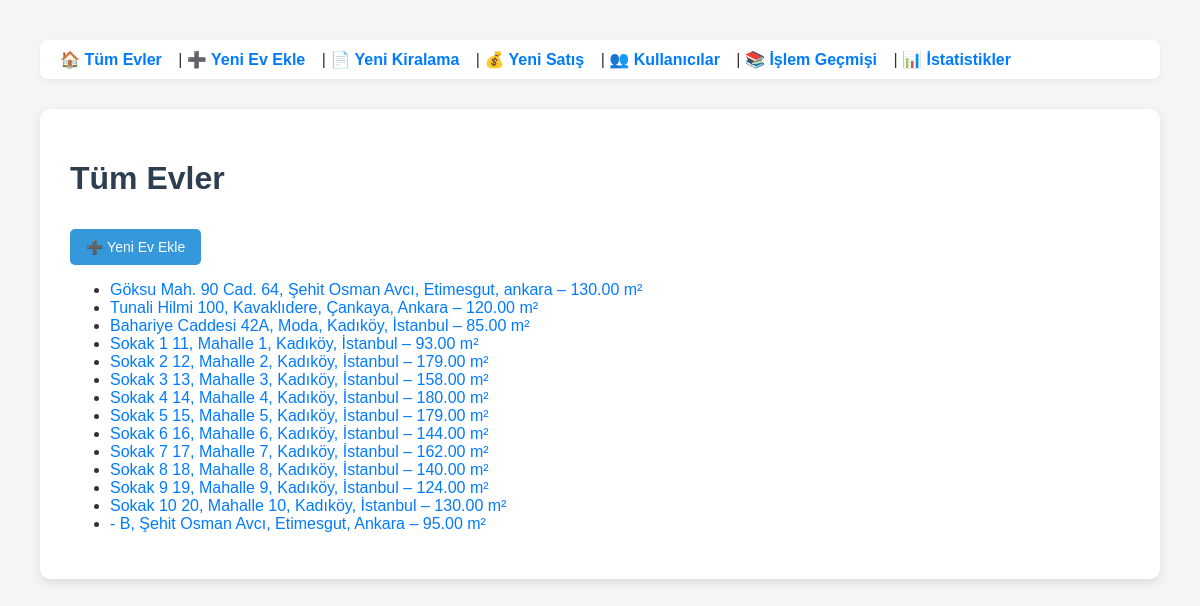
Page /properties/ on the committed database.
### nature/models.py (models this page shows, shortened)
class Property(models.Model):
    address = models.ForeignKey(Address, on_delete=models.SET_NULL, null=True, blank=True)
    description = models.TextField(null=True, blank=True)
    square_meters = models.DecimalField(max_digits=10, decimal_places=2)
    room_count = models.IntegerField()
    heating_type = models.CharField(max_length=50, null=True, blank=True)
    current_owner = models.ForeignKey(User, on_delete=models.SET_NULL, null=True, blank=True)
    adres_kodu = models.CharField(max_length=20, unique=True, null=False, blank=False)

class Address(models.Model):
    city = models.CharField(max_length=50)
    district = models.CharField(max_length=50)
    neighborhood = models.CharField(max_length=50)
    street = models.CharField(max_length=50)
    building_number = models.CharField(max_length=10)
    apartment_number = models.CharField(max_length=10)
    def __str__(self):
        return f"{self.street} {self.building_number}, {self.neighborhood}, {self.district}, {self.city}"

### nature/views.py (the view, shortened to what this page needs)
# urls.py: path('properties/', views.property_list, name='property_list'),
def property_list(request):
    form = PropertyFilterForm(request.GET or None)
    properties = Property.objects.all()
    return render(request, 'nature/property_list.html', {
        'properties': properties,
        'form': form,
        'filter_type': "🔍 Filtreli Sonuçlar"
    })

### nature/templates/nature/property_list.html (shortened to what this page needs)
{% extends "base.html" %}
{% block content %}
<h1>Tüm Evler</h1>
<a href="{% url 'property_create' %}" class="button">➕ Yeni Ev Ekle</a>
<ul>
    {% for property in properties %}
        <li>
            <a href="{% url 'property_detail' property.id %}">
                {{ property.address }} – {{ property.square_meters }} m²
            </a>
        </li>
    {% empty %}
        <li>Henüz hiç ev kaydı yok.</li>
    {% endfor %}
</ul>
{% endblock %}

### nature/templates/base.html (shortened to what this page needs)
<!DOCTYPE html>
<html lang="tr">
<head>
</head>
<body>
    <div class="menu">
        <a href="{% url 'property_list' %}">🏠 Tüm Evler</a> |
        <a href="{% url 'property_create' %}">➕ Yeni Ev Ekle</a> |
        <a href="{% url 'property_rental_create' %}">📄 Yeni Kiralama</a> |
        <a href="{% url 'property_sale_create' %}">💰 Yeni Satış</a> |
        <a href="{% url 'user_list' %}">👥 Kullanıcılar</a> |
        <a href="{% url 'transaction_history' %}">📚 İşlem Geçmişi</a> |
        <a href="{% url 'stats' %}">📊 İstatistikler</a>
    </div>
    <div class="container">
        {% block content %}{% endblock %}
    </div>
</body>
</html>

### nature/templates/base.html (style rules this page uses)
.menu { background-color: #ffffff; padding: 10px 20px; margin-bottom: 30px; border-radius: 8px; box-shadow: 0 2px 6px rgba(0, 0, 0, 0.05); }
.menu a { margin-right: 12px; font-weight: bold; }
body { font-family: Arial, sans-serif; margin: 40px; background-color: #f5f5f5; color: #333; }
.container { background: white; padding: 30px; border-radius: 10px; box-shadow: 0 4px 10px rgba(0,0,0,0.1); }
a { color: #007bff; text-decoration: none; }
h1, h2, h3 { color: #2c3e50; }
.button { display: inline-block; background-color: #3498db; color: white; padding: 10px 16px; margin-top: 10px; border-radius: 5px; text-decoration: none; font-size: 14px; }

### rows in the picture
Property: address "Göksu Mah. 90 Cad. 64, Şehit Osman Avcı, Etimesgut, ankara", square_meters "130.00"
Property: address "Tunali Hilmi 100, Kavaklıdere, Çankaya, Ankara", square_meters "120.00"
Property: address "Bahariye Caddesi 42A, Moda, Kadıköy, İstanbul", square_meters "85.00"
Property: address "Sokak 1 11, Mahalle 1, Kadıköy, İstanbul", square_meters "93.00"
Property: address "Sokak 2 12, Mahalle 2, Kadıköy, İstanbul", square_meters "179.00"
Property: address "Sokak 3 13, Mahalle 3, Kadıköy, İstanbul", square_meters "158.00"
Property: address "Sokak 4 14, Mahalle 4, Kadıköy, İstanbul", square_meters "180.00"
Property: address "Sokak 5 15, Mahalle 5, Kadıköy, İstanbul", square_meters "179.00"
Property: address "Sokak 6 16, Mahalle 6, Kadıköy, İstanbul", square_meters "144.00"
Property: address "Sokak 7 17, Mahalle 7, Kadıköy, İstanbul", square_meters "162.00"
Property: address "Sokak 8 18, Mahalle 8, Kadıköy, İstanbul", square_meters "140.00"
Property: address "Sokak 9 19, Mahalle 9, Kadıköy, İstanbul", square_meters "124.00"
Property: address "Sokak 10 20, Mahalle 10, Kadıköy, İstanbul", square_meters "130.00"
Property: address "- B, Şehit Osman Avcı, Etimesgut, Ankara", square_meters "95.00"
